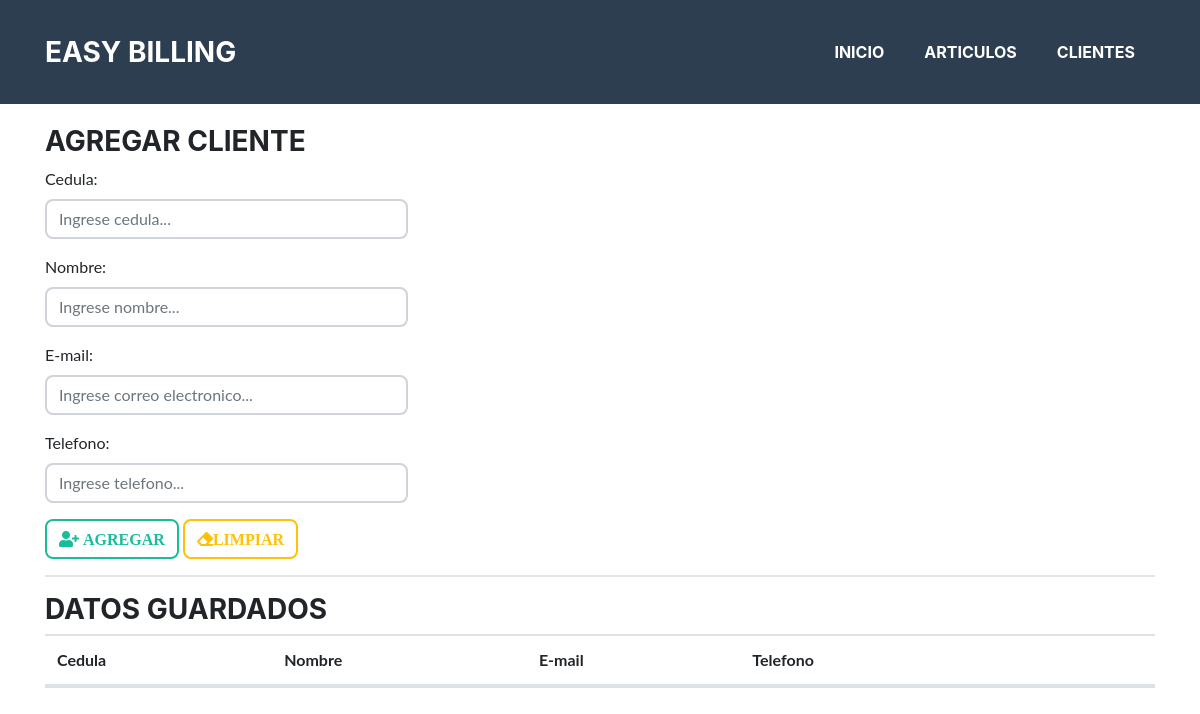
The page /index.php/main/clientes on the database as committed earlier.
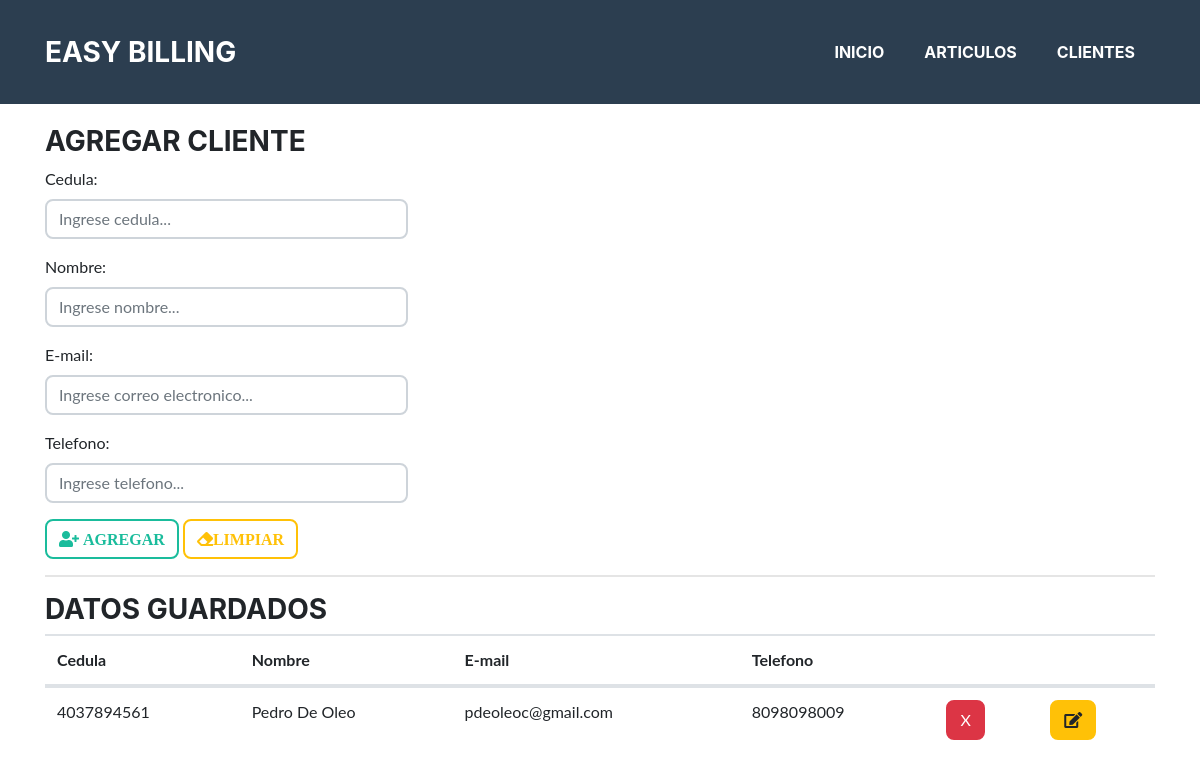
The same page on the database as committed later.
### tables this page shows
CREATE TABLE `clientes` (
  `id_cliente` int(11) NOT NULL,
  `cedula` varchar(11) DEFAULT NULL,
  `nombre` varchar(30) DEFAULT NULL,
  `correo` varchar(30) DEFAULT NULL,
  `telefono` varchar(15) DEFAULT NULL
);

### application/controllers/Main.php (called while the page is built, shortened)
<?php
class Main extends CI_Controller {
    public function clientes()
    {
        $this->load->view('new_client');
    }
}

### index.php (called while the page is built, shortened)
<?php
require_once BASEPATH.'core/CodeIgniter.php';

### application/helpers/core_helper.php (called while the page is built, shortened)
<?php
    class core_cliente{
        static function listado_cliente(){
            $CI =& get_instance();
            $rs= $CI->db->get('clientes')->result();
            return $rs;
        }
    }

### application/views/new_client.php (the view, shortened to what this page needs)
<!DOCTYPE html>
<html lang="en">
<head>
</head>
<body>
<div class="container">
<form method= "post" action="" id="form">
<h3>AGREGAR CLIENTE</h3>
    <div class="form-row">
        <div class="col-md-4 mb-3">
            <?= asgInput('cedula','Cedula', ['placeholder'=>'Ingrese cedula...','required'=>'required']); ?>
        </div>
    </div>
    <div class="form-row">
        <div class="col-md-4 mb-3">
            <?= asgInput('nombre','Nombre', ['placeholder'=>'Ingrese nombre...','required'=>'required']); ?>
        </div>
    </div>
    <div class="form-row">
        <div class="col-md-4 mb-3">
            <?= asgInput('correo','E-mail', ['placeholder'=>'Ingrese correo electronico...','required'=>'required']); ?>
        </div>
    </div>
    <div class="form-row">
        <div class="col-md-4 mb-3">
            <?= asgInput('telefono','Telefono', ['placeholder'=>'Ingrese telefono...','required'=>'required', 'type'=>'tell']); ?>
        </div>
    </div>
    <div>
    <button type="submit" class="btn btn-outline-primary"> <i  class="fa fa-user-plus"> AGREGAR</i></button>
    <button type="reset" onclick="return confirm('Seguro de limpiar los campos?')" class="btn btn-outline-warning"><i class="fa fa-eraser">LIMPIAR</i></button>
    </div>
</form>
<hr>
<h3>DATOS GUARDADOS</h3>
    <table class="table">
        <thead>
            <th>Cedula</th>
            <th>Nombre</th>
            <th>E-mail</th>
            <th>Telefono</th>
            <th></th>
            <th></th>
        </thead>
        <tbody>
        <?php
            $rs = core_cliente::listado_cliente();
            foreach($rs as $cliente){
                $urlBorrar = base_url("main/borrar_cliente/{$cliente->id_cliente}");
                $urlEditar = base_url("main/editar_cliente/{$cliente->id_cliente}");
                echo"
            <tr>
            <td>{$cliente->cedula}</td>
            <td>{$cliente->nombre}</td>
            <td>{$cliente->correo}</td>
            <td>{$cliente->telefono}</td>
            <td><a href='$urlBorrar' onclick=\"return confirm('Estas seguro de eliminarlo?')\" class='btn btn-danger'>X</a></td>
            <td><a href='$urlEditar' onclick=\"return confirm('Estas seguro de modificarlo?')\" class='btn btn-warning'><i class='fa fa-edit'></i></a></td>
            </tr>";
            }
            ?>
        </tbody>
    </table>
</div>
</body>
</html>

Rows that differ between the two databases and show on the page:
added clientes: cedula "4037894561", nombre "Pedro De Oleo", correo "pdeoleoc@gmail.com", telefono "8098098009"
